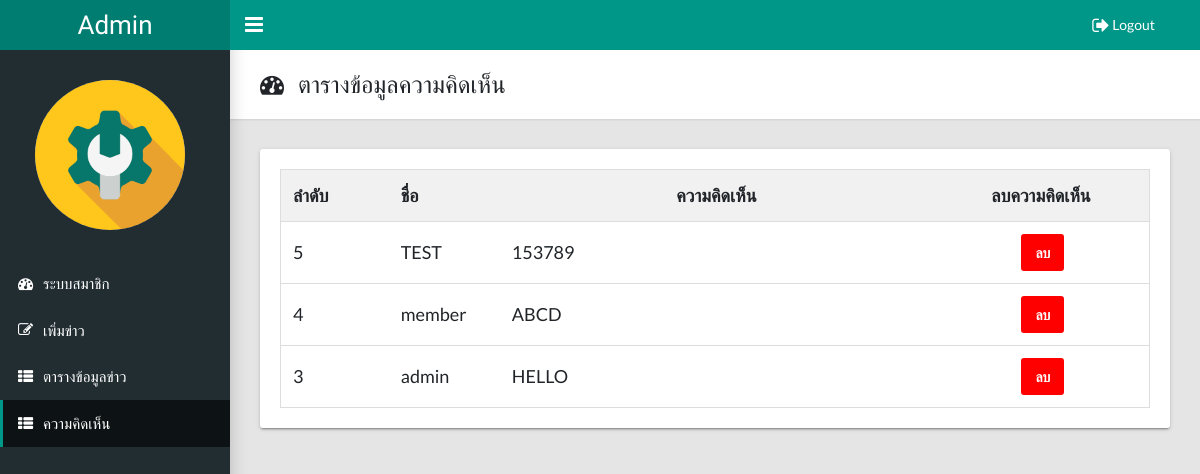
/admin/show_contact.php (signed in), run on the app's committed database.
### tables this page shows
CREATE TABLE `contact` (
  `id` int(254) NOT NULL,
  `name` text NOT NULL,
  `text` text NOT NULL
);

### admin/show_contact.php (the view, shortened to what this page needs)
<!DOCTYPE html>
<html lang="en">
  <head>
    <link rel="stylesheet" type="text/css" href="css/main.css">
    <link rel="stylesheet" type="text/css" href="https://maxcdn.bootstrapcdn.com/font-awesome/4.7.0/css/font-awesome.min.css">
  </head>
  <body class="app sidebar-mini">
    <header class="app-header"><a class="app-header__logo" href="index.php">Admin</a>
      <a class="app-sidebar__toggle" href="#" data-toggle="sidebar"></a>
      <ul class="app-nav">
        <li class="dropdown"><a class="app-nav__item" href="php/logout_action.php" ><i class="fa fa-sign-out fa-lg"></i> Logout</a></li>
      </ul>
    </header>
    <aside class="app-sidebar">
   <div style="margin-left:11%" class="app-sidebar__user"><img class="app-sidebar__user-avatar" width="150" height="150"  alt="User Image">
      </div>
      <ul class="app-menu">
        <li><a class="app-menu__item" href="index.php"><i class="app-menu__icon fa fa-dashboard"></i><span class="app-menu__label">ระบบสมาชิก</span></a></li>
         <li><a class="app-menu__item" href="add_data.php"><i class="app-menu__icon fa fa-edit"></i><span class="app-menu__label">เพิ่มข่าว</span></a></li>
          <li><a class="app-menu__item" href="show_data.php"><i class="app-menu__icon fa fa-th-list"></i><span class="app-menu__label">ตารางข้อมูลข่าว</span></a></li>
             <li><a class="app-menu__item active" href="show_contact.php"><i class="app-menu__icon fa fa-th-list"></i><span class="app-menu__label">ความคิดเห็น</span></a></li>
      </ul>
    </aside>
    <main class="app-content">
      <div class="app-title">
        <div>
          <h1><i class="fa fa-dashboard"></i>&nbsp;&nbsp;&nbsp;ตารางข้อมูลความคิดเห็น</h1>
        </div>
      </div>
         <div class="row">
        <div class="col-md-12">
          <div class="tile">
            <div class="tile-body">
<table id="myTable">
  <tr class="header">
    <th style="width:10%;">ลำดับ</th>
    <th style="width:10%;">ชื่อ</th>
     <th style="width:40%;"><center>ความคิดเห็น</center></th>
    <th style="width:20%;"><center>ลบความคิดเห็น</center></th>
  </tr>
  <tr>
        <?php
			include'php/connect.php';
			$sql ="SELECT * FROM contact ORDER BY id DESC";
			$rs = @mysqli_query($con,$sql);
			while ($row = mysqli_fetch_array($rs))
	{
                 echo " <tr>
                    <td>".$row['id']."</td>
					  <td>".$row['name']."</td>
					  <td>".$row['text']."</td>";
					?>
                    <td> <center><button class="btn btn-primary" onclick="window.location.href='php/delete_data_contact.php?id=<?php echo $row['id'];?> '"style="background-color:#F00;border:2px solid red;margin-left:2%">ลบ</button></center> </td>  </tr>
					<?php
					 }   ?>
  </tr>
</table>
            </div>
          </div>
        </div>
      </div>
    </main>
  </body>
</html>

### admin/show_contact.php (style rules this page uses)
* { box-sizing: border-box; }
#myTable { border-collapse: collapse; width: 100%; border: 1px solid #ddd; font-size: 18px; }
#myTable th, #myTable td { text-align: left; padding: 12px; }
#myTable tr { border-bottom: 1px solid #ddd; }
#myTable tr.header, #myTable tr:hover { background-color: #f1f1f1; }

### data on the page
contact: id "5", name "TEST", text "153789"
contact: id "4", name "member", text "ABCD"
contact: id "3", name "admin", text "HELLO"
